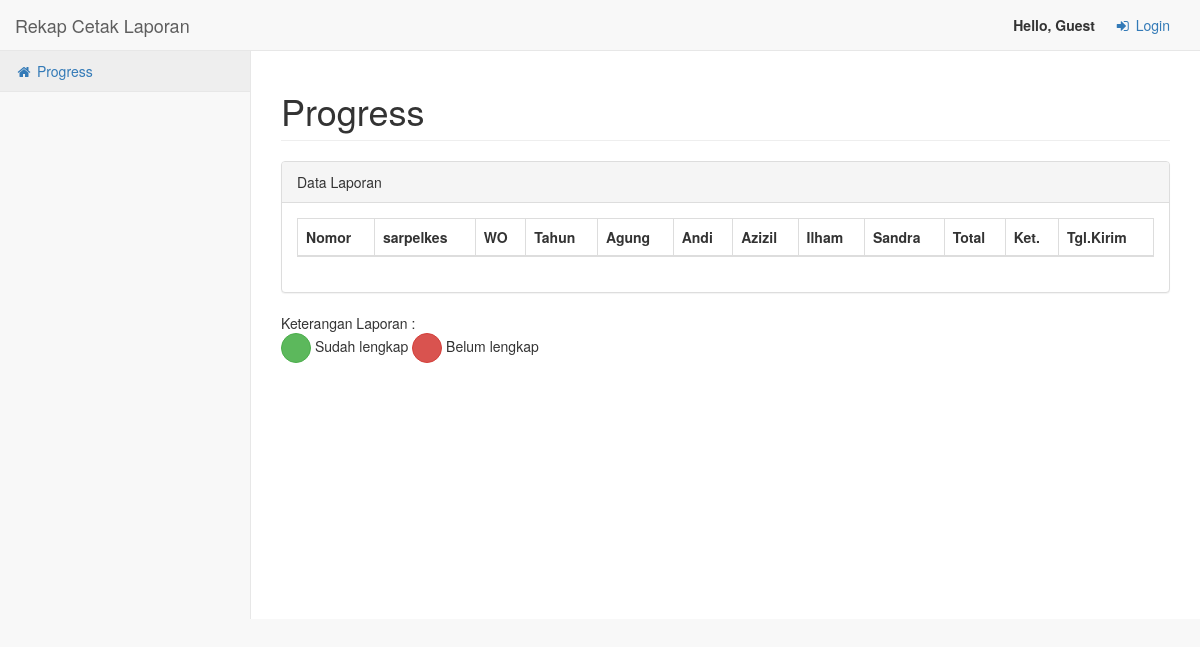
Before: /rekap with the older database file.
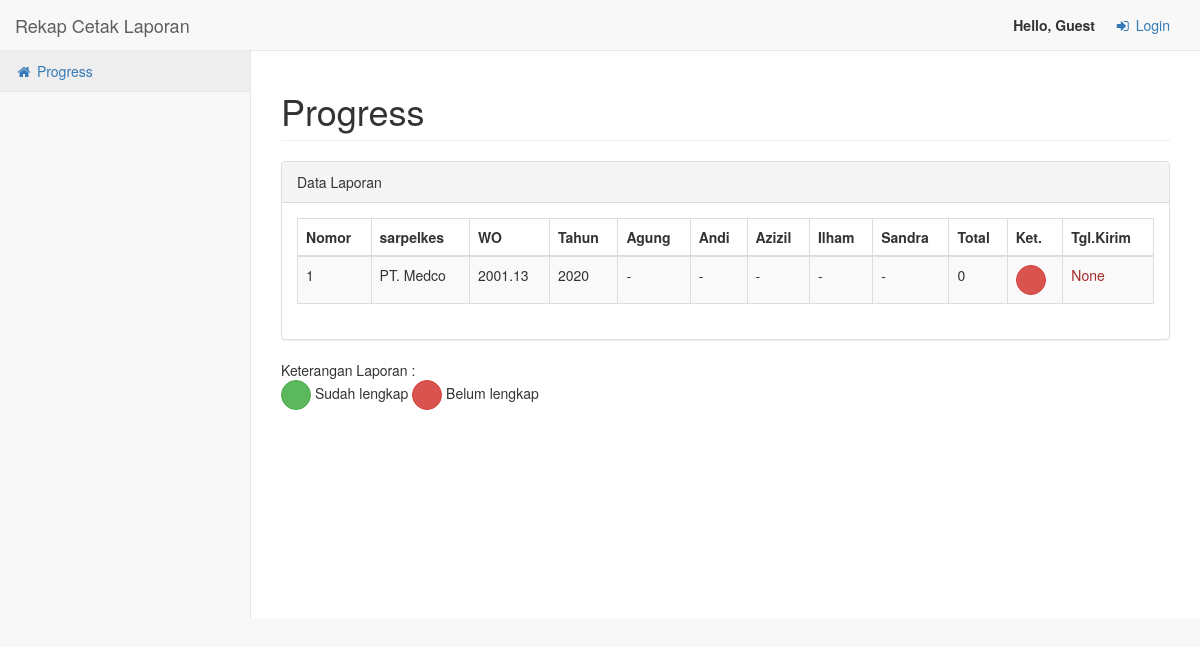
After: the same page with the newer database file.
### app/models.py (models this page shows, shortened)
class Rekap(db.Model):
    nomor = db.Column(db.Integer, primary_key=True)
    sarpelkes = db.Column(db.String(55), nullable=False)
    nomorwo = db.Column(db.String(8), nullable=False)
    tahun = db.Column(db.Integer)
    agung = db.Column(db.Integer)
    andi = db.Column(db.Integer)
    azizil = db.Column(db.Integer)
    ilham = db.Column(db.Integer)
    sandra = db.Column(db.Integer)
    total = db.Column(db.Integer)
    keterangan = db.Column(db.String(55))
    tgl_kirim = db.Column(db.DateTime)
    cetak = db.relationship('Cetak', backref='rekap', lazy='dynamic')

### app/rekap/routes.py (the view)
@mod.route('/')
@mod.route('/rekap')
def index():
    data = Rekap.query.order_by(Rekap.nomorwo.desc()).all()
    return render_template('beranda.html', title='Progress', page='Progress', data=data)

### app/templates/beranda.html (shortened to what this page needs)
{% extends 'base.html' %}
{% block cssTables %}
    <link href="{{ url_for('static', filename='vendor/datatables-plugins/dataTables.bootstrap.css') }}" rel="stylesheet">
    <link href="{{ url_for('static', filename='vendor/datatables-responsive/dataTables.responsive.css') }}" rel="stylesheet">
{% endblock cssTables %}
{% block content %}
<div class="row">
    <div class="col-lg-12">
        <div class="panel panel-default">
            <div class="panel-heading">
                Data Laporan
            </div>
            <div class="panel-body">
                <table width="100%" class="table table-striped table-bordered table-hover" id="dataRekap">
                    <thead>
                        <tr>
                            <th>Nomor</th>
                            <th>sarpelkes</th>
                            <th>WO</th>
                            <th>Tahun</th>
                            <th>Agung</th>
                            <th>Andi</th>
                            <th>Azizil</th>
                            <th>Ilham</th>
                            <th>Sandra</th>
                            <th>Total</th>
                            <th>Ket.</th>
                            <th>Tgl.Kirim</th>
                        </tr>
                    </thead>
                    <tbody>
                    {% for i in data %}
                        <tr>
                            <td>{{ loop.index }}</td>
                            <td>{{ i.sarpelkes }}</td>
                            <td>{{ i.nomorwo }}</td>
                            <td>{{ i.tahun }}</td>
                            <td>{{ i.agung }}</td>
                            <td>{{ i.andi }}</td>
                            <td>{{ i.azizil }}</td>
                            <td>{{ i.ilham }}</td>
                            <td>{{ i.sandra }}</td>
                            <td>{{ i.total }}</td>
                            {% if i.keterangan=="belum" %}
                                <td><button class="btn btn-xs btn-danger btn-circle" title="Belum lengkap"></button></td>
                            {% else %}
                                <td><button class="btn btn-xs btn-success btn-circle" title="Sudah lengkap"></button></td>
                            {% endif %}
                            {% if i.tgl_kirim==None %}
                                <td style="color:brown;">None</td>
                            {% else %}
                                <td style="color:green;">{{ i.tgl_kirim.strftime("%d/%m/%Y") }}</td>
                            {% endif %}
                        </tr>
                    {% endfor %}
                    </tbody>
                </table>
            </div>
        </div>
        Keterangan Laporan :<br>
        <button class="btn btn-circle btn-success btn-xs"></button> Sudah lengkap
        <button class="btn btn-circle btn-danger btn-xs"></button> Belum lengkap
    </div>
</div>
{% endblock content %}

### app/templates/base.html (shortened to what this page needs)
<!DOCTYPE html>
<html lang="en">
<head>
    <link href="{{ url_for('static', filename='vendor/bootstrap/css/bootstrap.min.css') }}" rel="stylesheet">
    {% block cssTables %}{% endblock cssTables %}
    <link href="{{ url_for('static', filename='dist/css/sb-admin-2.css') }}" rel="stylesheet">
    <link href="{{ url_for('static', filename='vendor/font-awesome/css/font-awesome.min.css') }}" rel="stylesheet" type="text/css">
</head>
<body>
    <div id="wrapper">
        <nav class="navbar navbar-default navbar-static-top" role="navigation" style="margin-bottom: 0">
            <div class="navbar-header">
                <a class="navbar-brand" href="{{ url_for('rekap.index') }}">Rekap Cetak Laporan</a>
            </div>
            <ul class="nav navbar-top-links navbar-right">
                {% if 'username' in session %}
                <strong>Hai, {{ session['username'] }}</strong>
                {% else %}
                <strong>Hello, Guest</strong>
                {% endif %}
                {% if 'username' in session %}
                    <li><a href="{{ url_for('auth.logout') }}"><i class="fa fa-sign-out fa-fw"></i> Logout</a></li>
                {% else %}
                    <li><a href="{{ url_for('auth.login') }}"><i class="fa fa-sign-in fa-fw"></i> Login</a></li>
                {% endif %}
            </ul>
            <div class="navbar-default sidebar" role="navigation">
                <div class="sidebar-nav navbar-collapse">
                    <ul class="nav" id="side-menu">
                        <li>
                            <a href="{{ url_for('rekap.index') }}"><i class="fa fa-home fa-fw"></i> Progress</a>
                        </li>
                    </ul>
                </div>
            </div>
        </nav>
        <div id="page-wrapper">
            <div class="row">
                <div class="col-lg-12">
                    <h1 class="page-header">{{ page }}</h1>
                </div>
            </div>
            {% block content %}{% endblock content %}
        </div>
    </div>
</body>
</html>

Changed rows visible on the page:
added Rekap: sarpelkes "PT. Medco", nomorwo "2001.13", tahun "2020", agung "-", andi "-", azizil "-", ilham "-", sandra "-", total "0", keterangan "belum" (drawn), shows "None"
